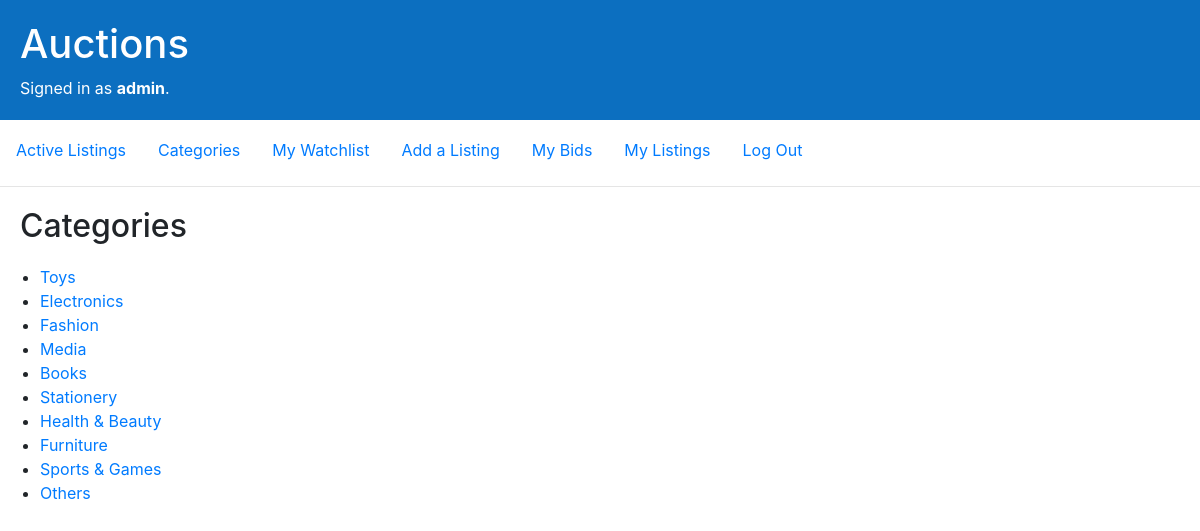
Page /categories (signed in) on the committed database.
### auctions/models.py (models this page shows, shortened)
class User(AbstractUser, models.Model):
    watchlist = models.ManyToManyField(Listing, blank=True, related_name="watchlist_users")
    bids = models.ManyToManyField(Listing, blank=True, related_name="bid_users")

class Category(models.Model):
    name = models.CharField(max_length=16)

### auctions/views.py (the view)
# urls.py: path("categories", views.view_categories, name="view_categories"),
def view_categories(request):
    objects = Category.objects.all()
    return render(request, "auctions/categories.html", {
        "categories": objects
    })

### auctions/templates/auctions/categories.html
{% extends "auctions/layout.html" %}
{% block body %}
    <h2>Categories</h2>
    <ul>
    {% for category in categories %}
        <li>
            <a href="{% url 'view_category' category.name %}">{{ category.name }}</a>
        </li>
    {% endfor %}
    </ul>
{% endblock %}

### auctions/templates/auctions/layout.html (shortened to what this page needs)
{% load static %}
<!DOCTYPE html>
<html lang="en">
    <head>
        <link rel="stylesheet" href="https://stackpath.bootstrapcdn.com/bootstrap/4.4.1/css/bootstrap.min.css">
        <link href="{% static 'auctions/styles.css' %}" rel="stylesheet">
    </head>
    <body>
        <div class="header">
        <h1>Auctions</h1>
            {% if user.is_authenticated %}
                Signed in as <strong>{{ user.username }}</strong>.
            {% else %}
                Not signed in.
            {% endif %}
        </div>
        <ul class="nav">
            <li class="nav-item">
                <a class="nav-link" href="{% url 'index' %}">Active Listings</a>
            </li>
            <li class="nav-item">
                <a class="nav-link" href="{% url 'view_categories' %}">Categories</a>
            </li>
            {% if user.is_authenticated %}
                <li class="nav-item">
                    <a class="nav-link" href="{% url 'watchlist' request.user.id %}">My Watchlist</a>
                </li>
                <li class="nav-item">
                    <a class="nav-link" href="{% url 'create_listing' %}">Add a Listing</a>
                </li>
                <li class="nav-item">
                    <a class="nav-link" href="{% url 'my_bids' request.user.id %}">My Bids</a>
                </li>
                <li class="nav-item">
                    <a class="nav-link" href="{% url 'my_listings' request.user.id %}">My Listings</a>
                </li>
                <li class="nav-item">
                    <a class="nav-link" href="{% url 'logout' %}">Log Out</a>
                </li>
            {% endif %}
        </ul>
        <hr>
        {% block body %}
        {% endblock %}
    </body>
</html>

### auctions/static/auctions/styles.css (style rules this page uses)
a { display: block; }
h2, h4 { margin: 20px; }
.header { background-color: #0C6FC0; color: #FFFFFF; overflow: hidden; padding:20px; }
.nav { margin-top: 10px; }

### rows in the picture
User: username "admin"
Category: name "Toys"
Category: name "Electronics"
Category: name "Fashion"
Category: name "Media"
Category: name "Books"
Category: name "Stationery"
Category: name "Health & Beauty"
Category: name "Furniture"
Category: name "Sports & Games"
Category: name "Others"
